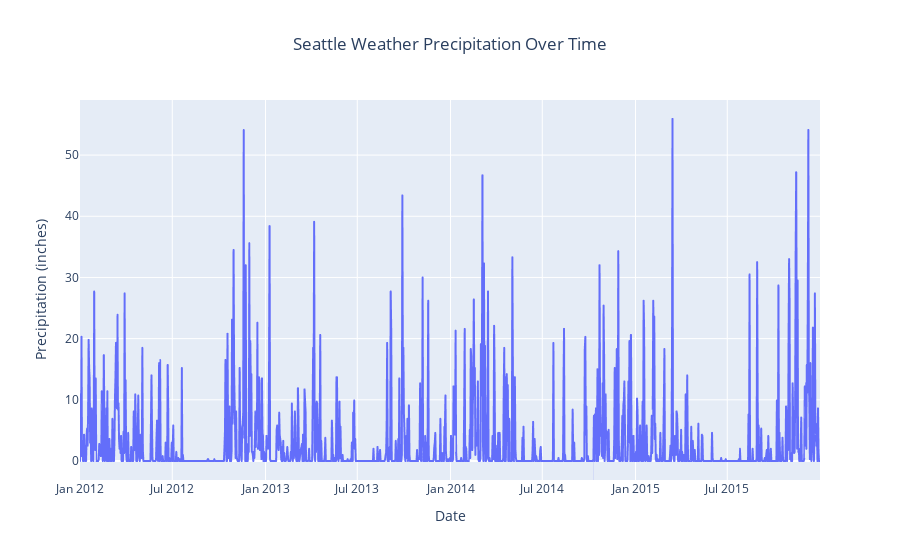

Write notebook code for a chart like this one.
### Code cell
graph = px.line(data, x='date', y='precipitation', title='Seattle Weather Precipitation Over Time')
graph.update_layout(
    xaxis_title='Date',
    yaxis_title='Precipitation (inches)',
    title_x=0.5
)

### Figure 1 — Plotly figure (JSON) as saved in the notebook; plotly's stock layout.template omitted (floating-point values rounded to 4 significant figures; data arrays with more than 128 entries replaced by an {"elided": "..."} marker saying what was removed)
{"data": [{"hovertemplate": "date=%{x}<br>precipitation=%{y}<extra></extra>", "legendgroup": "", "line": {"color": "#636efa", "dash": "solid"}, "marker": {"symbol": "circle"}, "mode": "lines", "name": "", "showlegend": false, "type": "scattergl", "x": {"elided": "1461 str values"}, "xaxis": "x", "y": {"elided": "1461 float values"}, "yaxis": "y"}], "layout": {"legend": {"tracegroupgap": 0}, "title": {"text": "Seattle Weather Precipitation Over Time", "x": 0.5}, "xaxis": {"anchor": "y", "domain": [0, 1], "title": {"text": "Date"}}, "yaxis": {"anchor": "x", "domain": [0, 1], "title": {"text": "Precipitation (inches)"}}}}
